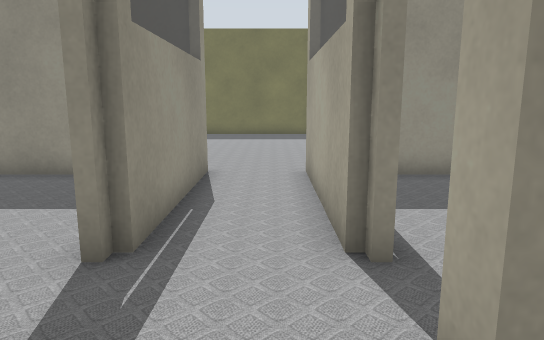
[1] (above)

21 first-person views from a walk through a robot-simulator world made for Gazebo. The camera is 0.9 m above the floor, tilts 10° down and sees 70° across. Floor lines are 1 m apart. The floor is counted in squares, 0.5 m on a side. Each view is taken from the middle of a square. On the plan, view 1 faces up. The plan holds only what a view shows up to about 18 squares ahead; the rest is blank. The place goes on beyond the plan. Robots are left out. Simple patterns stand in for the simulator's built-in surfaces. Simple shapes stand in for some stock models.

[2]
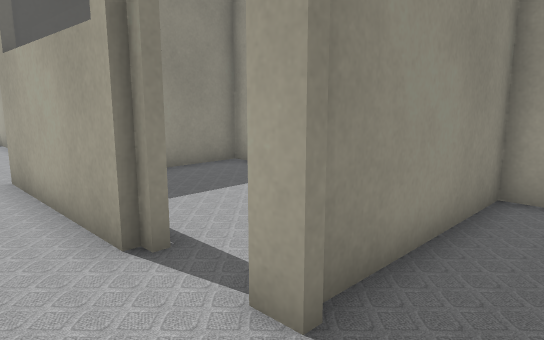

[3]
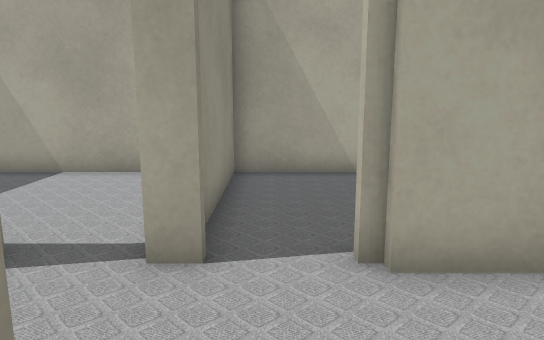

[4]
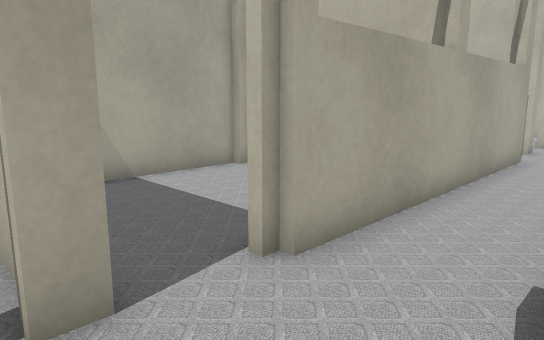

[5]
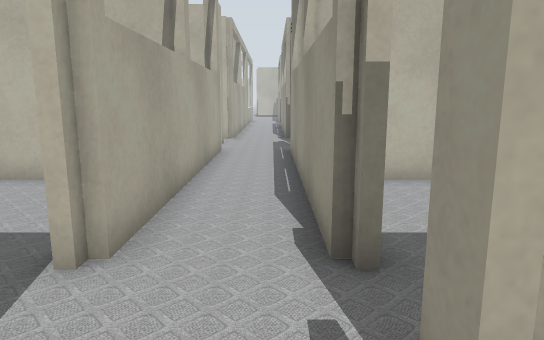

[6]
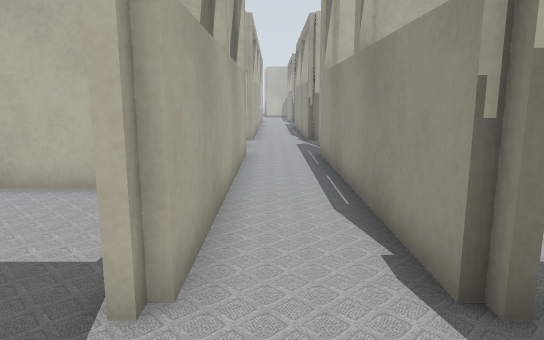

[7]
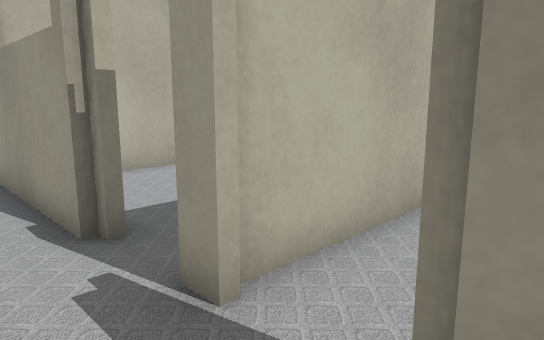

[8]
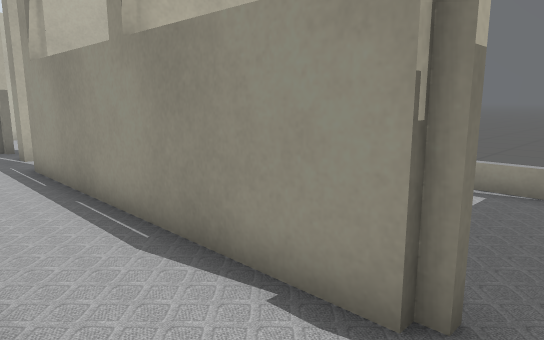

[9]
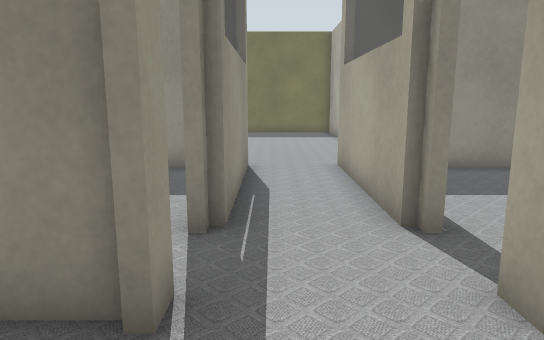

[10]
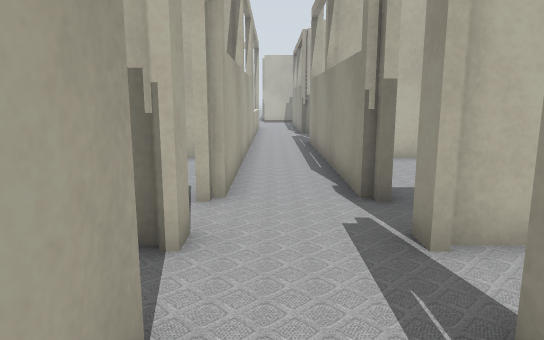

[11]
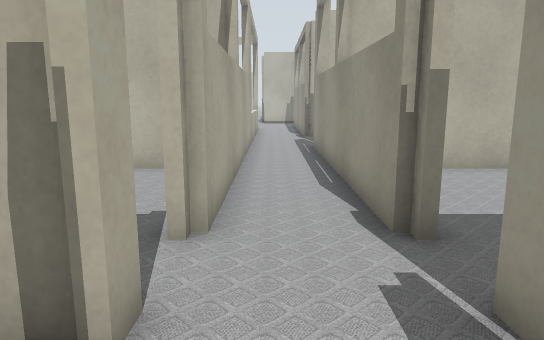

[12]
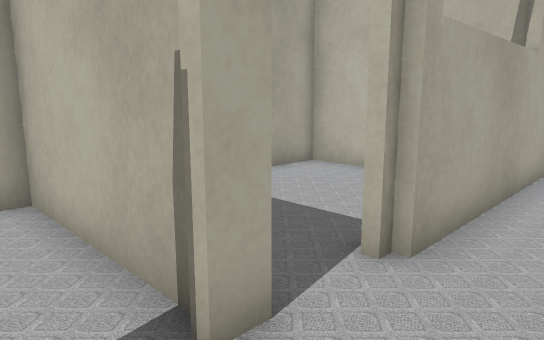

[13]
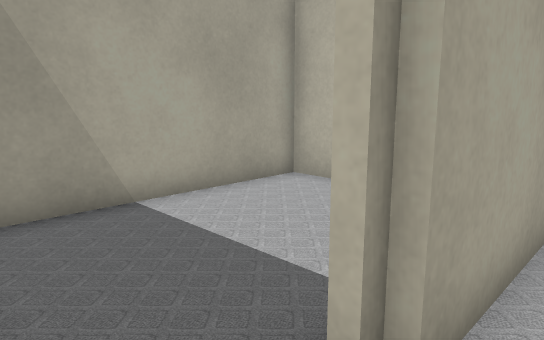

[14]
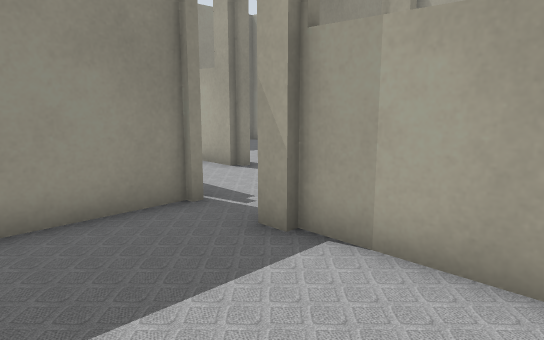

[15]
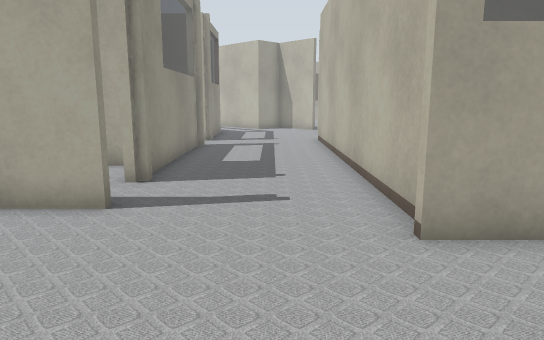

[16]
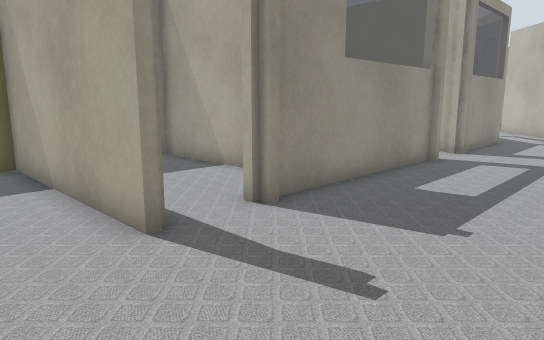

[17]
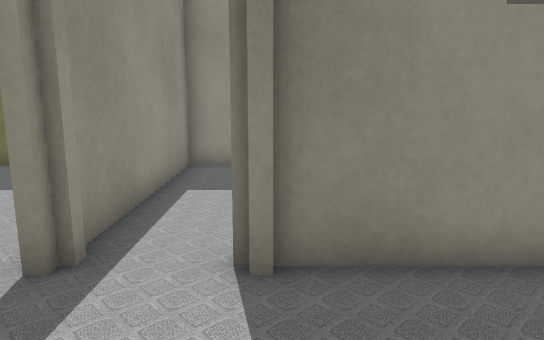

[18]
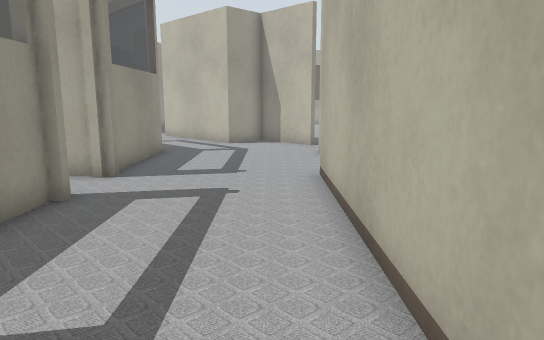

[19]
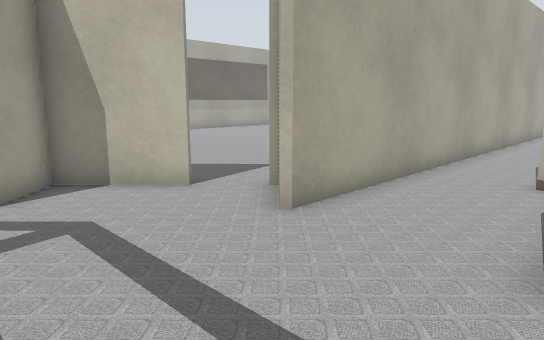

[20]
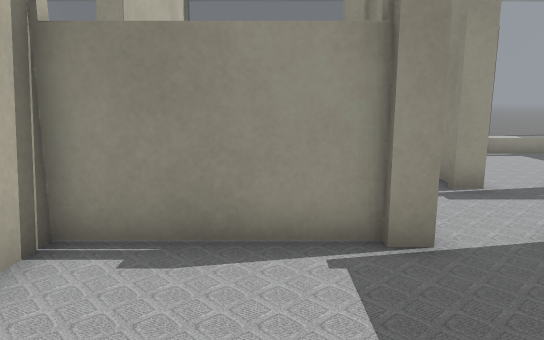

[21]
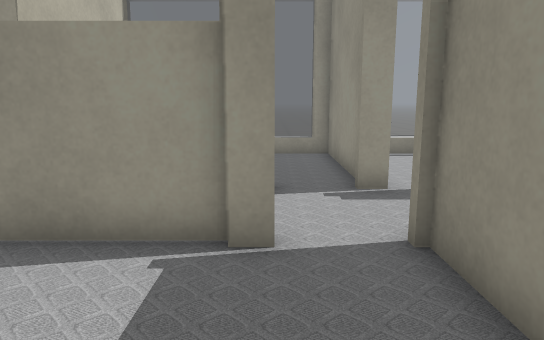

### Floor plan
Points are (right, up) in squares from view 1. A wall is a line through its corners. A room is listed if a view was taken in it or the views show most of it. See-through windows are left out.
Room 1 (views 1, 2, 8, 9, 10, 11, 12, 13)
walls: (1.1, -0.4) (1.1, 0.1); (-1.7, -0.2) (-1.7, -10.5); (-1.9, 0.1) (-1.9, -0.4); (0.9, -10.5) (0.9, -0.2); (1.1, 2) (1.1, 2.5); (-1.9, -12.4) (-1.9, -12.9); (-1.9, 2.5) (-1.9, 2); (1.1, -13.1) (1.1, -12.4)
ways out: opening at (-2, 1) to room 2; opening at (0.5, 2.3) to room 3; opening at (-0.5, -12.5) to room 9; opening at (-2, -11)
Room 2 (view 3)
walls: (-6, -4.9) (-1.6, -4.9); (-1.9, 2) (-6.5, 2)
ways out: opening at (-2, 1) to room 1
Room 3 (views 4, 5, 6, 7, 15, 16)
walls: (-1.7, 10.1) (-1.7, 4.4); (2.4, 14.8) (2.4, 21.5); (0.9, 4.4) (0.9, 10.1)
ways out: opening at (0.5, 2.3) to room 1; opening at (2.5, 12.5) to room 5; opening at (-2, 3.5)
Room 4 (view 14)
walls: (-2.2, -15.5) (-2.2, -14.9); (-1.9, -18.5) (-1.9, -15.4); (-1.9, -12.9) (-5.1, -12.9); (-6.5, -20.4) (-1.6, -20.4)
ways out: opening at (-2, -14) to room 9
Room 5 (views 17, 18, 19)
walls: (12, 15.1) (5, 15.1); (18.4, 9.4) (19.4, 8.4); (19.4, 15.1) (15.1, 15.1); (21.1, 9.3) (23.3, 11.5) (21.9, 12.9) (23.6, 14.6); (18.3, 1.5) (18.3, 9.2); (1.8, 9.8) (14.6, 9.8)
ways out: opening at (2.5, 12.5) to room 3; opening at (4, 15); opening at (13, 15); opening at (16.5, 2)
Room 6 (views 20, 21)
walls: (1.4, 0.1) (1.4, -0.6); (1.1, -0.5) (1.1, -5); (6.9, -4.3) (6.9, 2) (1.1, 2); (0.9, -4.9) (5.8, -4.9); (6.6, -5.5) (6.6, -4.3)
Room 7 (no view inside)
walls: (6.9, 4.4) (6.9, 9.6) (0.9, 9.6)
low walls: (2.4, 2.2) (3.2, 2.2)
Room 8 (no view inside)
walls: (0.9, -20.4) (6.6, -20.4) (6.6, -14)
ways out: opening at (1, -14) to room 9
Room 9 (no view inside)
walls: (-1.7, -15.1) (-1.7, -21.5); (-1.9, -14.8) (-1.9, -15.2); (0.9, -21.5) (0.9, -15.1)
ways out: opening at (-0.5, -12.5) to room 1; opening at (-2, -14) to room 4; opening at (1, -14) to room 8

Positions as (right, up) in squares from view 1, and headings:
1: (0, 0), facing up
2: (-1, 0), facing up-right
3: (-3, 1), facing right
4: (-2, 3), facing down-right
5: (-1, 4), facing down
6: (0, 3), facing down
7: (0, 5), facing down-left
8: (1, 1), facing down-left
9: (-1, -1), facing up
10: (0, -8), facing down
11: (0, -10), facing down
12: (-1, -11), facing down-right
13: (0, -13), facing down-right
14: (-6, -19), facing up-right
15: (-4, 12), facing right
16: (0, 10), facing up-right
17: (5, 11), facing up
18: (5, 11), facing right
19: (14, 14), facing down-right
20: (6, -2), facing left
21: (6, 0), facing left
